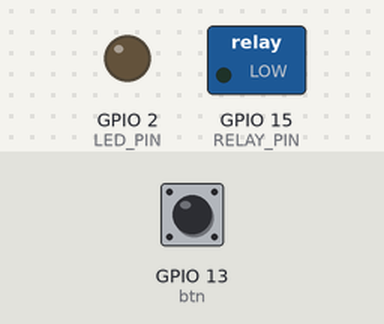
Simulated run of this sketch. Board: ESP8266 (NodeMCU). Shown: switched loads named in the sketch (green lamp = pin HIGH), output pins drawn as LEDs (lit = HIGH). Inputs (shaded band) come from the test bench; at power-on: GPIO 13 (btn) HIGH. WiFi joins after 1.5 s; servers stay silent unless stated; what the sketch prints to the serial monitor is not drawn.

Above: at 2.7 s.
2.8 s: GPIO 13 (btn) pulled LOW for 0.15 s
At 4.0 s:
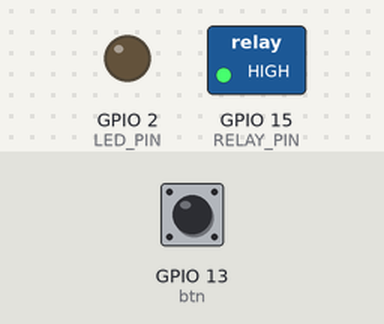
4.4 s: GPIO 13 (btn) pulled LOW for 1 s
At 5.3 s:
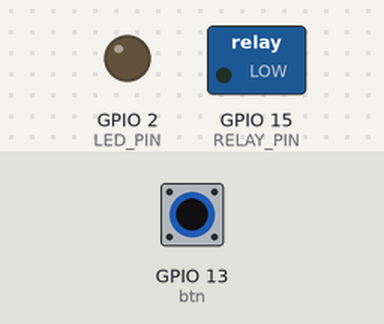
6.9 s: GPIO 13 (btn) pulled LOW for 3.2 s
At 8.3 s:
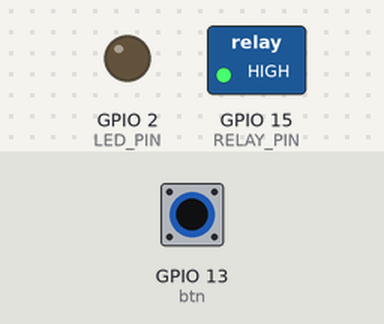
Timing chart, 0 to 9.9 s (numbered marks = the images above; inputs shaded):
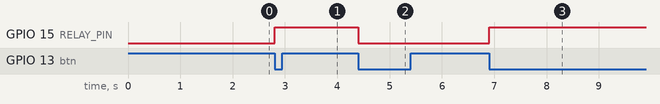

Measured:
- after the input at 2.8 s, GPIO 15 (RELAY_PIN): LOW → HIGH at once
- after the input at 4.4 s, GPIO 15 (RELAY_PIN): HIGH → LOW at once
- after the input at 6.9 s, GPIO 15 (RELAY_PIN): LOW → HIGH at once

The sketch:

simplesp.ino
```cpp
#include <ESP8266WiFi.h>
#include <ESP8266mDNS.h>
#include <ESP8266WebServer.h>
#include <WiFiUdp.h>
#include <WiFiManager.h>
#include <ArduinoOTA.h>
#include <Button.h>

#define RELAY_PIN 15
#define LED_PIN 2 // LOW is on
Button btn(13);
WiFiManager wifiManager;

/* For use with the KAB outlet
    --------------------------------
nodemcuv2.menu.FlashSize.1M64=1M (64K SPIFFS)
nodemcuv2.menu.FlashSize.1M64.build.flash_size=1M
nodemcuv2.menu.FlashSize.1M64.build.flash_ld=eagle.flash.1m64.ld
nodemcuv2.menu.FlashSize.1M64.build.spiffs_start=0xEB000
nodemcuv2.menu.FlashSize.1M64.build.spiffs_end=0xFB000
nodemcuv2.menu.FlashSize.1M64.build.spiffs_blocksize=4096
nodemcuv2.menu.FlashSize.1M64.upload.maximum_size=958448
*/

char host[10];
bool state = false;

#define RELAY_PIN 15
#define LED_PIN 2 // LOW is on
#define BUTTON_PIN 13

ESP8266WebServer server ( 80 );

void handleRoot() {
  if (state) {
    server.send ( 200, "text/html", "status: on<br>version: v1.1");
  } else {
    server.send ( 200, "text/html", "status: off<br>version: v1.1" );
  }
}

void turnOn() {
  state = true;
  digitalWrite(RELAY_PIN, HIGH);
  server.send ( 200, "text/html", "on");
}

void turnOff() {
  state = false;
  digitalWrite(RELAY_PIN, LOW);
  server.send ( 200, "text/html", "off");
}


void setup() {
  pinMode(LED_PIN, OUTPUT);
  pinMode(RELAY_PIN, OUTPUT);
  btn.begin();
  Serial.begin(115200);
  Serial.println("Booting");

  sprintf(host, "kab-%06x", ESP.getChipId());

  wifiManager.autoConnect(host);

  ArduinoOTA.setHostname(host);

  ///ArduinoOTA.setPassword((const char *)"123");

  ArduinoOTA.onStart([]() {
    Serial.println("Start");
  });
  ArduinoOTA.onEnd([]() {
    Serial.println("\nEnd");
  });
  ArduinoOTA.onProgress([](unsigned int progress, unsigned int total) {
    Serial.printf("Progress: %u%%\r", (progress / (total / 100)));
  });
  ArduinoOTA.onError([](ota_error_t error) {
    Serial.printf("Error[%u]: ", error);
    if (error == OTA_AUTH_ERROR) Serial.println("Auth Failed");
    else if (error == OTA_BEGIN_ERROR) Serial.println("Begin Failed");
    else if (error == OTA_CONNECT_ERROR) Serial.println("Connect Failed");
    else if (error == OTA_RECEIVE_ERROR) Serial.println("Receive Failed");
    else if (error == OTA_END_ERROR) Serial.println("End Failed");
  });
  ArduinoOTA.begin();

  server.on ( "/", handleRoot );
  server.on ( "/on", turnOn );
  server.on ( "/off", turnOff );

  server.begin();

  Serial.print("Ready: "); Serial.println(host);
  Serial.print("IP address: ");
  Serial.println(WiFi.localIP());
  digitalWrite(LED_PIN, LOW);
}

void loop() {
  ArduinoOTA.handle();
  server.handleClient();

  if (btn.pressed()) {
    if (state) {
      turnOff();
    } else {
      turnOn();
    }
  }
}
```
